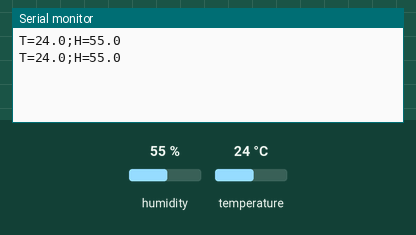
Recording of a sketch running on a simulated Arduino Uno, built with avr-gcc and run on an emulated ATmega328P. Shown: the last lines printed to the serial monitor. The inputs (shaded band) are chosen by the test bench; at power-on: humidity 55 %, temperature 24 °C.

Above: at 2.8 s.
2.9 s: humidity set to 22 %
At 5.2 s:
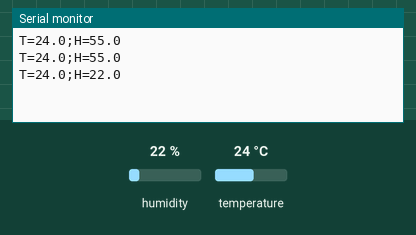
5.6 s: temperature set to 12 °C
At 7.3 s:
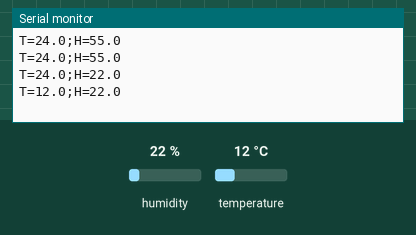
8.3 s: humidity set to 40 %
At 10.7 s:
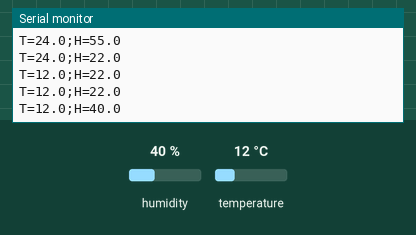
Timing chart, 0 to 12.2 s (numbered marks = the images above; inputs shaded):
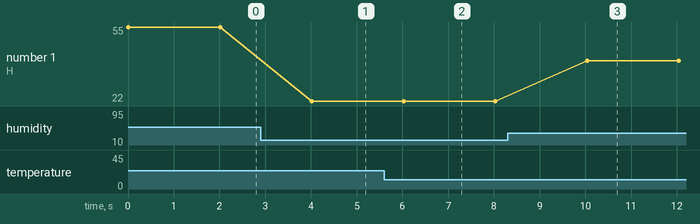

The sketch:

futurekawa_sensor.ino
```cpp
#include "DHT.h"

#define DHTPIN 2
#define DHTTYPE DHT22

DHT dht(DHTPIN, DHTTYPE);

void setup() {
  Serial.begin(115200);
  dht.begin();
}

void loop() {
  float t = dht.readTemperature();
  float h = dht.readHumidity();
  if (isnan(t) || isnan(h)) {
    Serial.println("ERR");
  } else {
    Serial.print("T=");
    Serial.print(t, 1);
    Serial.print(";H=");
    Serial.println(h, 1);
  }
  delay(2000);
}
```

Measured:
- after the input at 2.9 s, the serial monitor: prints a new line after 1.1 s (image 1)
- after the input at 5.6 s, the serial monitor: prints a new line after 0.42 s (image 2)
- after the input at 8.3 s, the serial monitor: prints a new line after 1.7 s (image 3)
- plotted number 1: 55 → 22 after the input at 2.9 s, 22 → 40 after the input at 8.3 s
